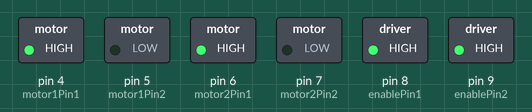
A sketch run on a simulated Arduino Uno, built with avr-gcc and run on an emulated ATmega328P. Shown: switched loads named in the sketch (green lamp = pin HIGH).

Above: at 0.5 s.
At 1.5 s:
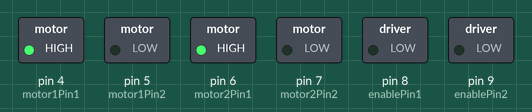
At 2.5 s:
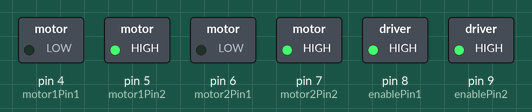
At 3.5 s:
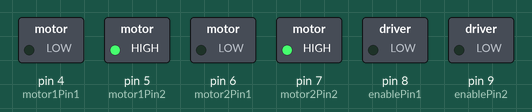
Timing chart, 0 to 5.2 s (numbered marks = the images above):
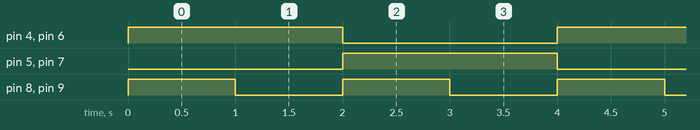

Measured:
- by itself, pin 4 (motor1Pin1), pin 5 (motor1Pin2), pin 6 (motor2Pin1), pin 7 (motor2Pin2): alternates HIGH for 2.0 s and LOW for 2.0 s
- by itself, pin 8 (enablePin1), pin 9 (enablePin2): alternates HIGH for 1.0 s and LOW for 1.0 s
- by itself, everything shown: repeats every 4.0 s, in 4 steps

The sketch:

MotorFWBW.ino
```cpp
  int motor1Pin1 = 4;
  int motor1Pin2 = 5;
  int motor2Pin1 = 6;
  int motor2Pin2 = 7;
  int enablePin1 = 8;
  int enablePin2 = 9;


void setup() {
  Serial.begin(9600);
  // put your setup code here, to run once:
  pinMode(motor1Pin1, OUTPUT);
  pinMode(motor1Pin2, OUTPUT);
  pinMode(motor2Pin1, OUTPUT);
  pinMode(motor2Pin2, OUTPUT);
  pinMode(enablePin1, OUTPUT);
  pinMode(enablePin2, OUTPUT);

}

void loop() {
  // put your main code here, to run repeatedly:

  digitalWrite(enablePin1, HIGH);
  digitalWrite(enablePin2, HIGH);

  digitalWrite(motor1Pin1, HIGH);
  digitalWrite(motor1Pin2, LOW);
  digitalWrite(motor2Pin1, HIGH);
  digitalWrite(motor2Pin2, LOW);


  delay(1000);
  digitalWrite(enablePin1, LOW);
  digitalWrite(enablePin2, LOW);
  delay(1000);

  digitalWrite(enablePin1, HIGH);
  digitalWrite(enablePin2, HIGH);

  digitalWrite(motor1Pin1, LOW);
  digitalWrite(motor1Pin2, HIGH);
  digitalWrite(motor2Pin1, LOW);
  digitalWrite(motor2Pin2, HIGH);


  delay(1000);
  digitalWrite(enablePin1, LOW);
  digitalWrite(enablePin2, LOW);
  delay(1000);
}
```
